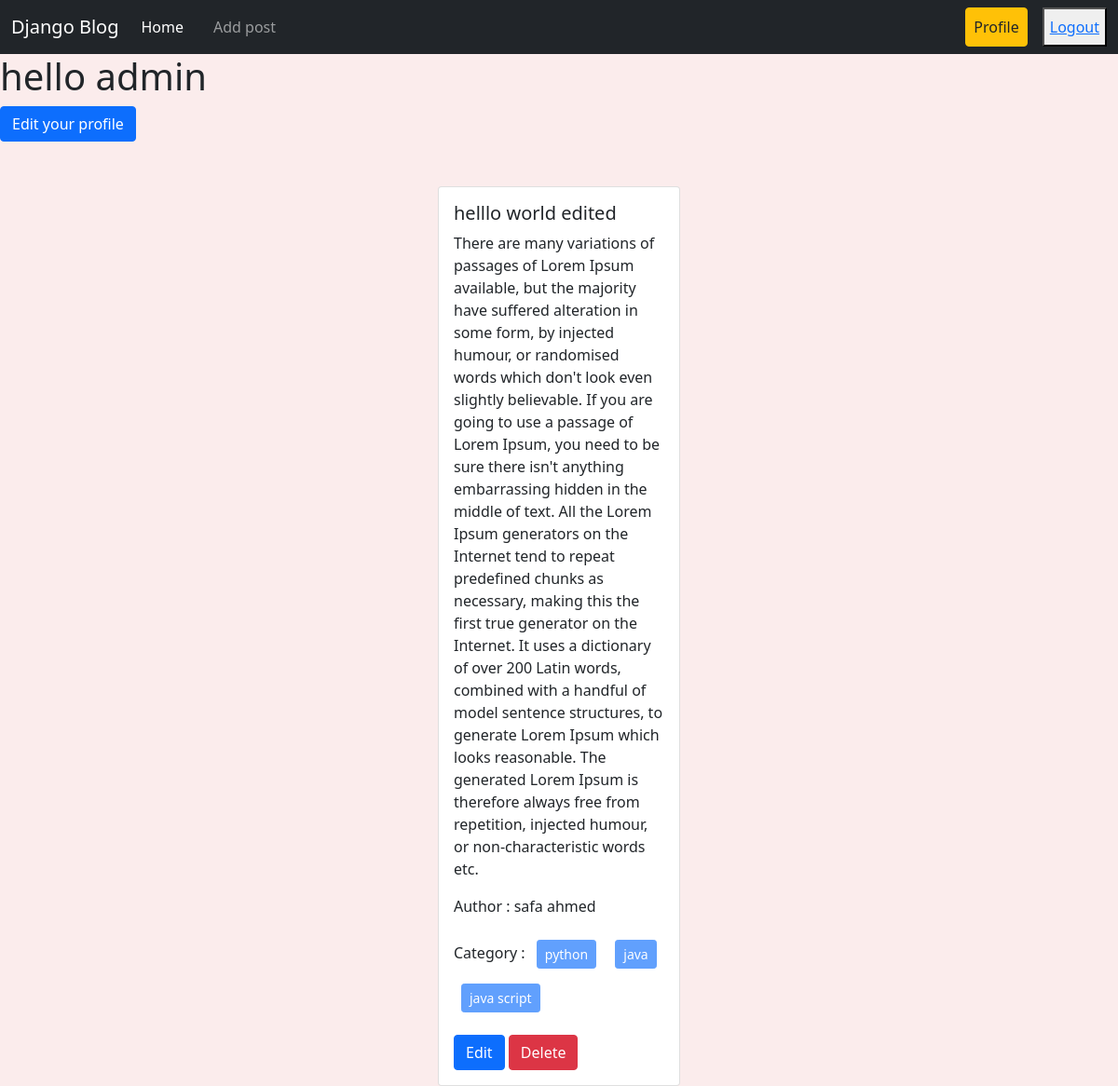
The app's page /author/profile/ (signed in) with its own data.
### posts/models.py (models this page shows, shortened)
class Post(models.Model):
    title = models.CharField(max_length=100)
    content = models.TextField()
    catagory = models.ManyToManyField(Category)
    author = models.ForeignKey(User, on_delete=models.CASCADE)
    image = models.ImageField(upload_to='./posts./media./uploads./',blank=True, null=True)

### categories/models.py (models this page shows, shortened)
class Category(models.Model):
    name = models.CharField(max_length=100)
    slug = models.SlugField(max_length=100,null=True,blank=True,unique=True)

### author/views.py (the view)
# urls.py: path('profile/', views.profile , name = 'profile'),
@login_required
def profile(request):
    data = Post.objects.filter(author = request.user)
    return render(request , 'profile.html',{'data':data , 'user':request.user})

### author/templates/profile.html
{% extends 'base.html' %}
{% load crispy_forms_tags %}
{% block contant %}
<h1>hello {{user}}</h1>
<div>
    <a class="btn btn-primary" href="{% url 'edit_profile' %}"> Edit your profile</a>
</div>
<div class="d-flex flex-wrap justify-content-center px-5 pt-5">
    {% for post in data %}
    <div class="col-sm-3 ">
        <div class="card mx-2">
            <div class="card-body">
                <h5 class="card-title">{{post.title}}</h5>
                <p class="card-text">{{post.content}}</p>
                <p>Author : {{post.author.first_name}} {{post.author.last_name}}</p>
                 <p>
                    Category : {% for cat in post.catagory.all %}
                    <button class="btn btn-primary btn-sm m-2" disabled> {{cat.name}} </button>
                    {% endfor %}
                </p>
                <a href="{% url 'edit_post' post.id %}" class="btn btn-primary">Edit</a>
                <a href="{% url 'delete_post' post.id %}" class="btn btn-danger">Delete</a>
            </div>
        </div>
    </div>
    {% endfor %}
</div>
{% endblock %}

### templates/base.html (shortened to what this page needs)
<!doctype html>
<html lang="en">
<head>
    <link href="https://cdn.jsdelivr.net/npm/bootstrap@5.0.2/dist/css/bootstrap.min.css" rel="stylesheet"
>
</head>
<body style="background-color: #fbecec;">
    <nav class="navbar navbar-expand-lg navbar-dark bg-dark">
        <div class="container-fluid">
            <a class="navbar-brand" href="#">Django Blog</a>
            <div class="collapse navbar-collapse" id="navbarSupportedContent">
                <ul class="navbar-nav me-auto mb-2 mb-lg-0">
                    <li class="nav-item">
                        <a class="nav-link active" aria-current="page" href="{% url 'homepage' %}">Home</a>
                    </li>
                    {% if request.user.is_authenticated %}
                    <li class="nav-item mx-3">
                        <a class="nav-link" href="{% url 'add_post' %}">Add post</a>
                    </li>
                    {% endif %}
                </ul>
                <div class="d-flex">
                    <ul class="navbar-nav me-auto mb-2 mb-lg-0">
                        {% if request.user.is_authenticated %}
                        <li class="nav-item mx-3">
                            <a class="nav-link btn btn-warning text-dark" href="{% url 'profile' %}">Profile</a>
                        </li>
                        <button>
                            <a href="#"
                                onclick="event.preventDefault(); document.getElementById('logout-form').submit();">
                                Logout
                            </a>
                        </button>
                        {% endif %}
                    </ul>
                </div>
            </div>
        </div>
    </nav>
    {% block contant %} {% endblock %}
</body>
</html>

### records on screen
Post: title "helllo world edited", content "There are many variations of passages of Lorem Ipsum available, but the majority have suffered alteration in some form, by injected humour, or randomised words which don't look even slightly believable. If you are going to use a passage of Lorem Ipsum, you need to be sure there isn't anything embarrassing hidden in the middle of text. All the Lorem Ipsum generators on the Internet tend to repeat predefined chunks as necessary, making this the first true generator on the Internet. It uses a dictionary of over 200 Latin words, combined with a handful of model sentence structures, to generate Lorem Ipsum which looks reasonable. The generated Lorem Ipsum is therefore always free from…", author.first_name "safa", author.last_name "ahmed"
Category: name "python"
Category: name "java"
Category: name "java script"

### other values on screen
{{ user }} "admin"
